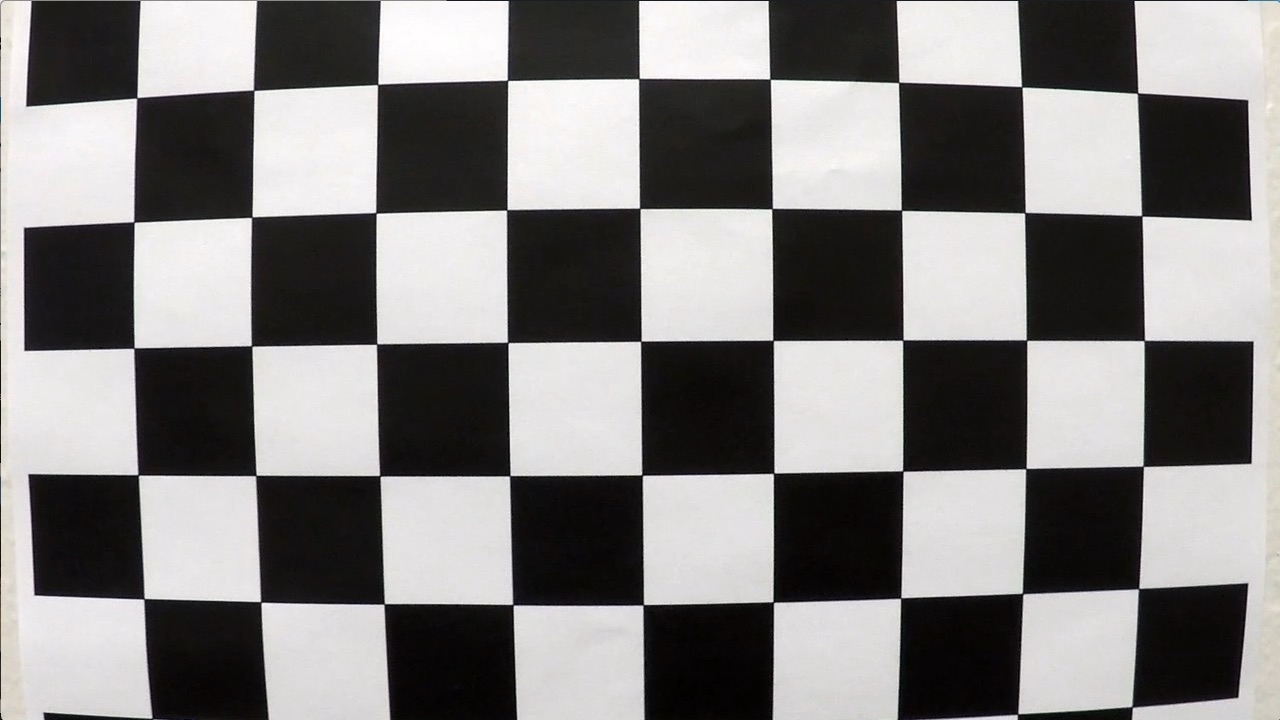
#> input picture camera_cal/calibration1.jpg, 1280 x 720 px; its folder holds 4 pictures in this run
$ python advanced_lane_finding_images.py   (older library calls are emulated)
#> lines starting #> are read from the running program, lines starting #| are printed output that depends on the picture; after the words box and inside, x2 and y2 are one past the last pixel; in counts of white or black regions, pixels touching at a corner belong together
import numpy as np
import matplotlib.pyplot as plt
import glob
import cv2

#CALIBRATION PROCESS
img = glob.glob('camera_cal/calibration*')
nx = 9 #no. of corners along x
ny = 6 #no. of corners along y
obj_points = np.zeros((ny,nx,3),dtype='float32')
for i in range(ny):
    for j in range(nx):
        obj_points[i][j] = [j,i,0] #defining the object point array
obj_points = np.reshape(obj_points,(nx*ny,1,3)) #matching its shape to the i_array
o_array = [] #array to store all the object 3D points
i_array = [] #array to store all the image 2D points

for fname in img:
    image = plt.imread(fname)
#> image is the input picture: shape (720, 1280, 3); mean R, G, B 130.1, 128.4, 127.8
    image_g = cv2.cvtColor(image,cv2.COLOR_BGR2GRAY)
    x_size = image_g.shape[1]
#> x_size = 1280
    y_size = image_g.shape[0]
#> y_size = 720
    ret, corners = cv2.findChessboardCorners(image_g,(nx,ny),None)
#> ret = False; corners = None

    if ret == True:
        i_array.append(corners)
        o_array.append(obj_points)

ret, cameraMatrix, distCoeffs, rvecs, tvecs = cv2.calibrateCamera(o_array,i_array,(y_size,x_size),None,None)

##DEFINING ALL THE HELPER FUNCTIONS

#image undistortion
def undstrtIm(img,cameraMatrix,distCoeffs):
    return cv2.undistort(img,cameraMatrix,distCoeffs,None,cameraMatrix)

#thresholding function
def threshMasking(img):
    min_g = 20  #minimum gradient threshold
    max_g = 110 #maximum gradient threshold
    min_s = 155  #minimum saturation threshold
    max_s = 255 #maximum saturation threshold
    min_c = 200  #minimum saturation threshold
    max_c = 255 #maximum saturation threshold

    #thresholding based on gradient
    img_g = cv2.cvtColor(img,cv2.COLOR_BGR2GRAY)
    grad_x = cv2.Sobel(img_g,cv2.CV_64F,1,0)    #gradient computation
    abs_gradx = np.abs(grad_x)  #absolute gradient values
    scaled_absx = np.uint8(255*(abs_gradx/np.max(abs_gradx)))   #scaled gradients that lie between 0 & 255
    bin_g = np.zeros((y_size,x_size),dtype='uint8') #empty array to store values for 'activated' pixels
    bin_g[(scaled_absx >= min_g)&(scaled_absx <= max_g)] = 1

    #thresholding based on saturation
    img_s = cv2.cvtColor(img,cv2.COLOR_BGR2HLS)
    S = img_s[:,:,2]   #extracting the saturation channel
    bin_s = np.zeros((y_size,x_size),dtype='uint8')
    bin_s[(S > min_s) & (S <= max_s)] = 1

    #thresholding based on color
    bin_c = np.zeros((y_size,x_size),dtype='uint8')
    bin_c[(img_g > min_c) & (img_g <= max_c)] = 1

    #combining all the thresholds
    bin_comb = np.zeros((y_size,x_size),dtype='uint8')  #initialising the combined array with zeros
    bin_comb[(bin_g == 1)|(bin_s == 1)|(bin_c==1)] = 1

    #masking this image
    vertices = np.array([[(150,720),(590,450),(750,450),(1250,720)]])
    mask = np.zeros((y_size,x_size),dtype='float32')
    mask = cv2.fillPoly(mask,vertices,255)
    mask = np.uint8(mask)

    return cv2.bitwise_and(bin_comb,mask)

#perspective transformation function
def imageTransform(img):
    warped = np.array([[[200,720]],[[200,0]],[[1000,0]],[[800,720]]],np.float32)
    vertices = np.reshape(np.array([[(150,720),(590,450),(750,450),(1250,720)]],dtype='float32'),(4,1,2))
    M_persp = cv2.getPerspectiveTransform(vertices,warped)  #transform matrix to carry out the perspective transformation
    M_persp_inv = np.linalg.inv(M_persp)                    #inverse transform matrix to be used later
    return M_persp_inv, cv2.warpPerspective(img,M_persp,(x_size,y_size),flags=cv2.INTER_LINEAR)

#finding the lane lines
def laneLines(img1,M_persp_inv,img2):
    window_margin = 100
    window_no = 10
    window_height = np.int(y_size/window_no)
    minpix = 50
    #determining the start of the search based on the previous frame
    sum = np.sum(img1[img1.shape[0]//2:,:],axis=0)   #finding peaks for the sliding window search to begin
    mid = np.int(x_size/2)
    left_start = np.argmax(sum[:mid])       #starting point - left lane
    right_start = np.argmax(sum[mid:])+mid  #starting point - right lane
    left_current = left_start
    right_current = right_start

    nonzeroxy = img1.nonzero()
    nonzerox = np.array(nonzeroxy[1])
    nonzeroy = np.array(nonzeroxy[0])
    co_l_indices = []
    co_r_indices = []

    upper_bound = y_size
    for i in range(window_no):
        xlower_l  = left_current - window_margin
        xlower_r  = right_current - window_margin
        xupper_l  = left_current + window_margin
        xupper_r   = right_current + window_margin
        lower_bound = upper_bound - window_height
        indices_l = ((nonzerox >= xlower_l)&(nonzerox < xupper_l)&(nonzeroy >= lower_bound)&(nonzeroy < upper_bound)).nonzero()[0]
        indices_r = ((nonzerox >= xlower_r)&(nonzerox < xupper_r)&(nonzeroy >= lower_bound)&(nonzeroy < upper_bound)).nonzero()[0]
        if len(indices_l) >= minpix:
            left_current = np.int(np.mean(nonzerox[indices_l]))
        if len(indices_r) >= minpix:
            right_current = np.int(np.mean(nonzerox[indices_r]))
        co_l_indices.append(indices_l)
        co_r_indices.append(indices_r)
        upper_bound = lower_bound

    co_l_indices = np.concatenate(co_l_indices)
    co_r_indices = np.concatenate(co_r_indices)

    leftx = nonzerox[co_l_indices]
    lefty = nonzeroy[co_l_indices]
    rightx = nonzerox[co_r_indices]
    righty = nonzeroy[co_r_indices]

    poly_l = np.polyfit(lefty,leftx,2)
    poly_r = np.polyfit(righty,rightx,2)
    y_new = np.linspace(0,y_size-1,y_size)
    x_newl= np.polyval(poly_l,y_new)
    x_newr = np.polyval(poly_r,y_new)

    left_lane = np.transpose(np.array((x_newl,y_new)))
    right_lane = np.transpose(np.array((x_newr,y_new)))[::-1]
    lanes_both = np.vstack((left_lane,right_lane))
    final_im = np.zeros((y_size,x_size,3),dtype='uint8')
    final_im = cv2.fillPoly(final_im,np.int32([lanes_both]),(0,255,0))
    final_im_tr = cv2.warpPerspective(final_im,M_persp_inv,(x_size,y_size),flags=cv2.INTER_LINEAR)
    return poly_l, poly_r, cv2.addWeighted(final_im_tr,0.3,img2,1,0), sum


#curvature function
def curvatureRadius(poly,mx,my):
    return np.round(((np.power(1+np.power(((2*poly[0]*mx/(my*my))*(719*my))+(poly[1]*mx/my),2),1.5))/np.absolute(2*poly[0]*mx/(my*my))),2)

#offset function
def offset(poly_r,poly_l,x_size,mx):
    return (np.mean((np.polyval(poly_r,719),np.polyval(poly_l,719)))-x_size/2)*mx/2

#final output function
def finalOutput(R_l,R_r,offset_1,img):
    left_curvature = 'Left Lane Curvature: {}m'.format(R_l)
    right_curvature = 'Right Lane Curvature: {}m'.format(R_r)
    offset_string= 'Offset: {}m'.format(np.round(offset_1,2))
    cv2.putText(img,left_curvature,(100,100),cv2.FONT_HERSHEY_SIMPLEX,1.2,(255,255,0),3)
    cv2.putText(img,right_curvature,(100,150),cv2.FONT_HERSHEY_SIMPLEX,1.2,(255,255,0),3)
    cv2.putText(img,offset_string,(100,200),cv2.FONT_HERSHEY_SIMPLEX,1.2,(255,255,0),3)
    return np.uint8(img)

##main code

test = plt.imread('test_images/straight_lines2.jpg')
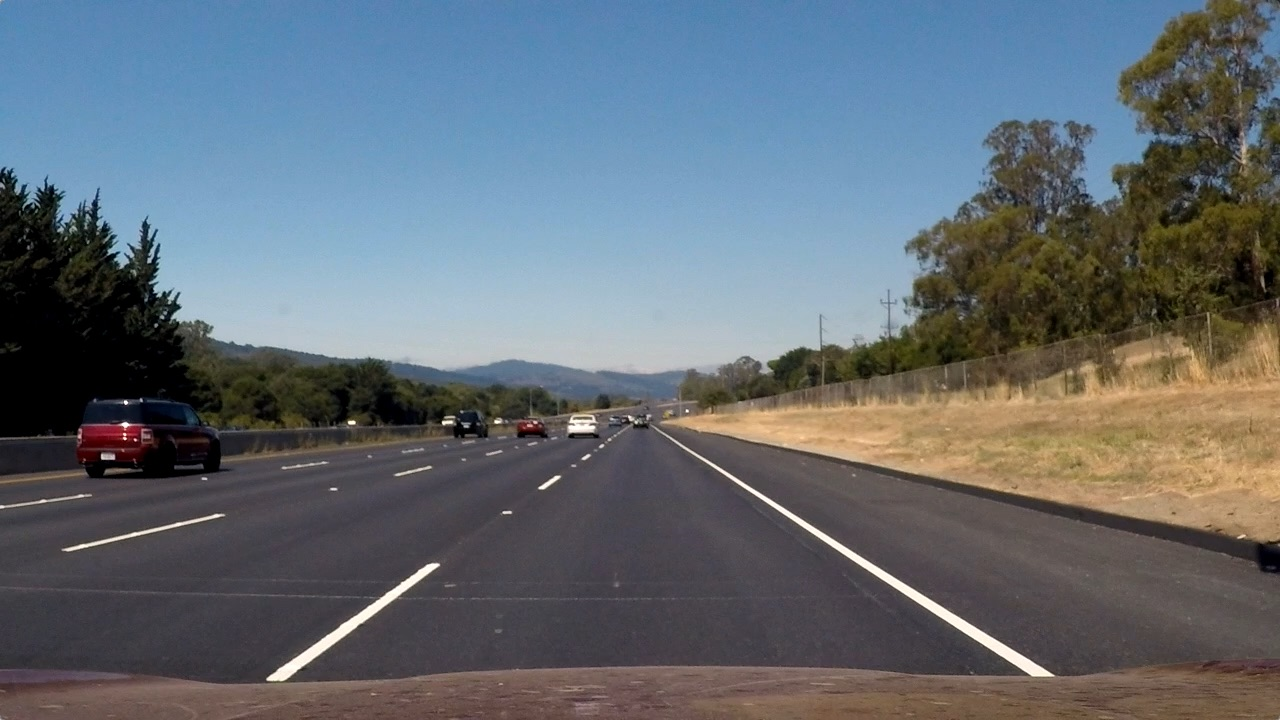
#> input picture test_images/straight_lines2.jpg, 1280 x 720 px
#> test is the input picture: shape (720, 1280, 3); mean R, G, B 99.4, 107.7, 115.1
filt_masked = threshMasking(test)
#> in threshMasking, `img_s = cv2.cvtColor(img,cv2.COLOR_BGR2HLS)`: img_s: shape (720, 1280, 3); mean of channels 0, 1, 2 77.5, 107, 62.5
#> in threshMasking, `S = img_s[:,:,2]`:
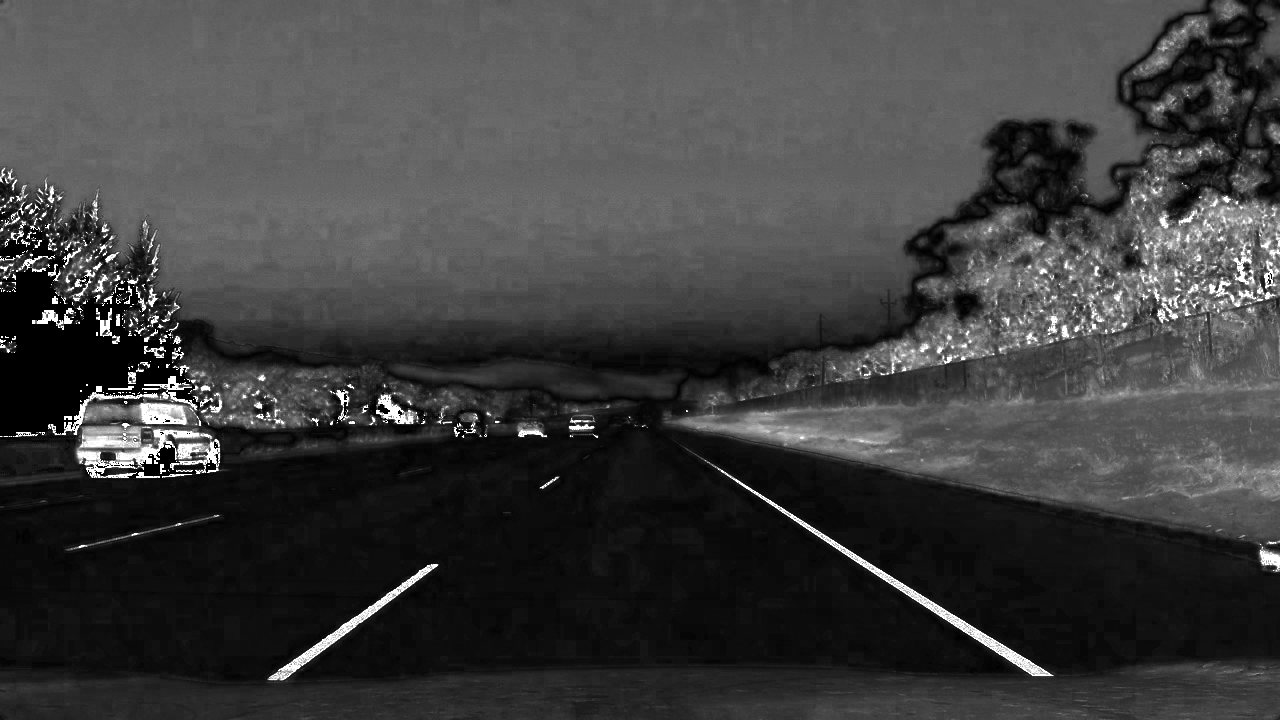
#> S: shape (720, 1280); min 0, max 255, mean 62.5
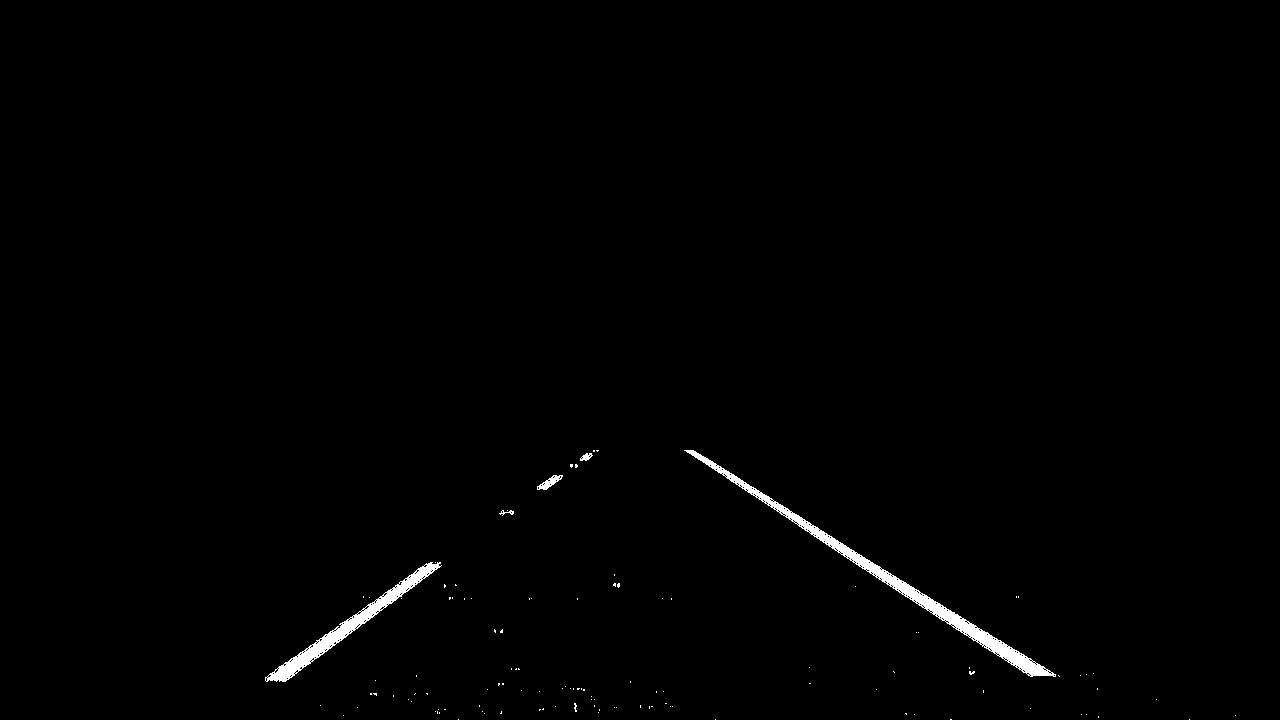
#> filt_masked: shape (720, 1280); values 0 (black) and 1 (white), 0.78% white; 116 white regions (111 under 20 px), largest, box (x1, y1, x2, y2) and area: (684, 450, 1056, 677) 4169, (265, 562, 442, 682) 2468, (537, 475, 563, 490) 165, (580, 453, 593, 461) 61, (499, 510, 514, 516) 37
M_persp_inv, trans_im = imageTransform(filt_masked)
#> trans_im: shape (720, 1280); values 0 (black) and 1 (white), 3.7% white; 55 white regions (46 under 20 px), largest, box (x1, y1, x2, y2) and area: (667, 0, 735, 706) 23477, (201, 57, 253, 196) 4440, (209, 344, 248, 441) 2783
#> M_persp_inv = [[-2.52, 10.05, -6936.1], [0, 6.51, -5675], [0, 0.0156, -12.61]]
poly_l, poly_r, lanes, sum = laneLines(trans_im,M_persp_inv,test)
#> in laneLines, `sum = np.sum(img1[img1.shape[0]//2:,:],axis=0)`: sum = 1280 values, max 345 at index 718, min 0 at index 0, mean 9.93
#> in laneLines, `left_start = np.argmax(sum[:mid])`: left_start = 232
#> in laneLines, `right_start = np.argmax(sum[mid:])+mid`: right_start = 718
#> in laneLines, `left_current = left_start`: left_current = 232
#> in laneLines, `right_current = right_start`: right_current = 718
#> in laneLines, `nonzeroxy = img1.nonzero()`: nonzeroxy = 33780 positions, rows 0 to 719, columns 201 to 815
#> the loop in laneLines, `for i in range(window_no):` made 10 passes
#> (xlower_l, xlower_r, xupper_l, xupper_r, left_current, right_current) on passes 1 to 10: (132, 618, 332, 818, 236, 722), (136, 622, 336, 822, 233, 718), (133, 618, 333, 818, 231, 716), (131, 616, 331, 816, 234, 714), (134, 614, 334, 814, 229, 711), (129, 611, 329, 811, 224, 709), (124, 609, 324, 809, 228, 706), (128, 606, 328, 806, 232, 703), (132, 603, 332, 803, 224, 699), (124, 599, 324, 799, 224, 694)
#> after the loop in laneLines, `for i in range(window_no):`: co_l_indices = 10 items
#> in laneLines, `co_l_indices = np.concatenate(co_l_indices)`: co_l_indices = 10242 values, max 33769 at index 1029, min 0 at index 9325, mean 16482.4
#> in laneLines, `leftx = nonzerox[co_l_indices]`: leftx = 10242 values, max 324 at index 1004, min 201 at index 9936, mean 229
#> in laneLines, `lefty = nonzeroy[co_l_indices]`: lefty = 10242 values, max 716 at index 1029, min 0 at index 9325, mean 286.1
#> in laneLines, `poly_l = np.polyfit(lefty,leftx,2)`: poly_l = [8.23e-06, 0.00966, 225.2]
#> in laneLines, `poly_r = np.polyfit(righty,rightx,2)`: poly_r = [-2.53e-05, 0.0576, 693.3]
#> in laneLines, `x_newl= np.polyval(poly_l,y_new)`: x_newl = 720 values from 225.2 to 236.4
#> in laneLines, `x_newr = np.polyval(poly_r,y_new)`: x_newr = 720 values from 693.3 to 721.7
#> in laneLines, `left_lane = np.transpose(np.array((x_newl,y_new)))`: left_lane = 720 pairs, first value 225.2 to 236.4, second value 0 to 719
#> in laneLines, `right_lane = np.transpose(np.array((x_newr,y_new)))[::-1]`: right_lane = 720 pairs, first value 693.3 to 721.7, second value 0 to 719
#> in laneLines, `lanes_both = np.vstack((left_lane,right_lane))`: lanes_both = 1440 pairs, first value 225.2 to 721.7, second value 0 to 719
#> poly_l = [8.23e-06, 0.00966, 225.2]; poly_r = [-2.53e-05, 0.0576, 693.3]
R_l = curvatureRadius(poly_l,mx=3.7/700,my=30/720)
#> R_l = 19963.8
R_r = curvatureRadius(poly_r,mx=3.7/700,my=30/720)
#> R_r = 6498.1
offset1 = offset(poly_l,poly_r,x_size,mx=3.7/700)
#> offset1 = -0.425
final_im = finalOutput(R_l,R_r,offset1,lanes)
#> in finalOutput, `left_curvature = 'Left Lane Curvature: {}m'.format(R_l)`: left_curvature = 'Left Lane Curvature: 19963.76m'
#> in finalOutput, `right_curvature = 'Right Lane Curvature: {}m'.format(R_r)`: right_curvature = 'Right Lane Curvature: 6498.05m'
#> in finalOutput, `offset_string= 'Offset: {}m'.format(np.round(offset_1,2))`: offset_string = 'Offset: -0.43m'
plt.imsave('output_images/straight_lines2.jpg',final_im)
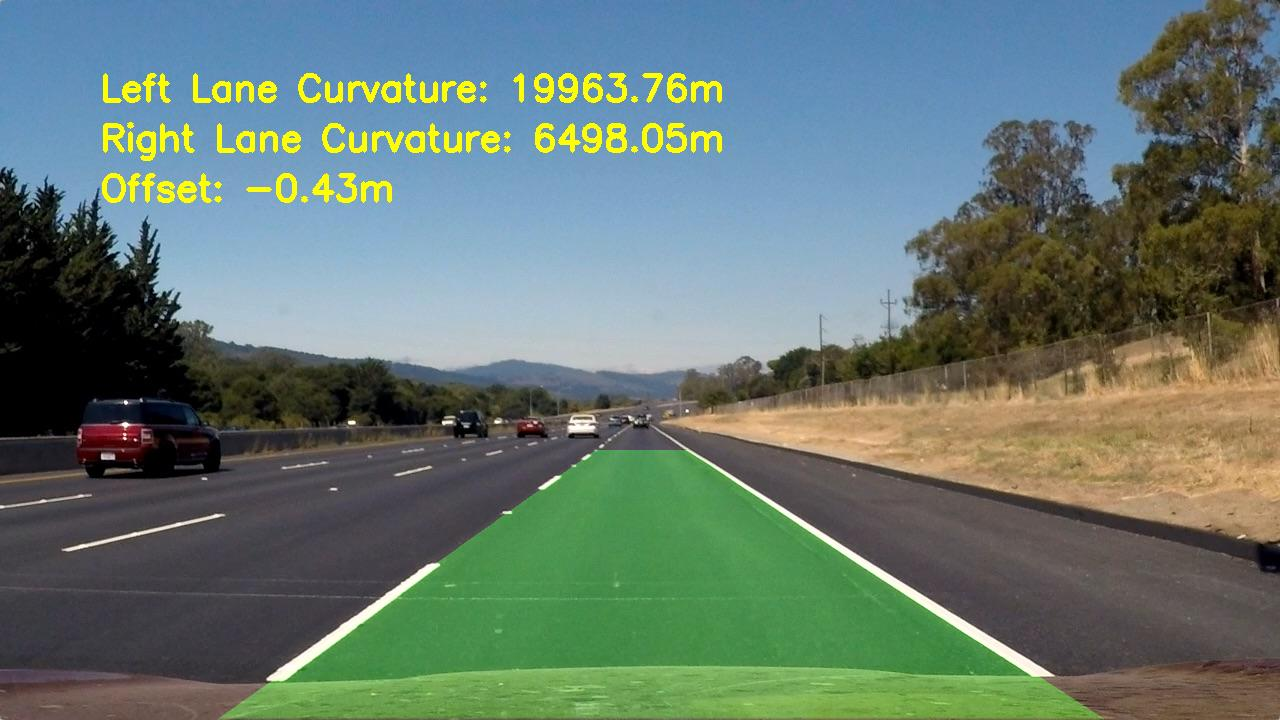
#> saved as straight_lines2.jpg: shape (720, 1280, 3); mean R, G, B 102, 120.1, 111.9
plt.imshow(final_im)
